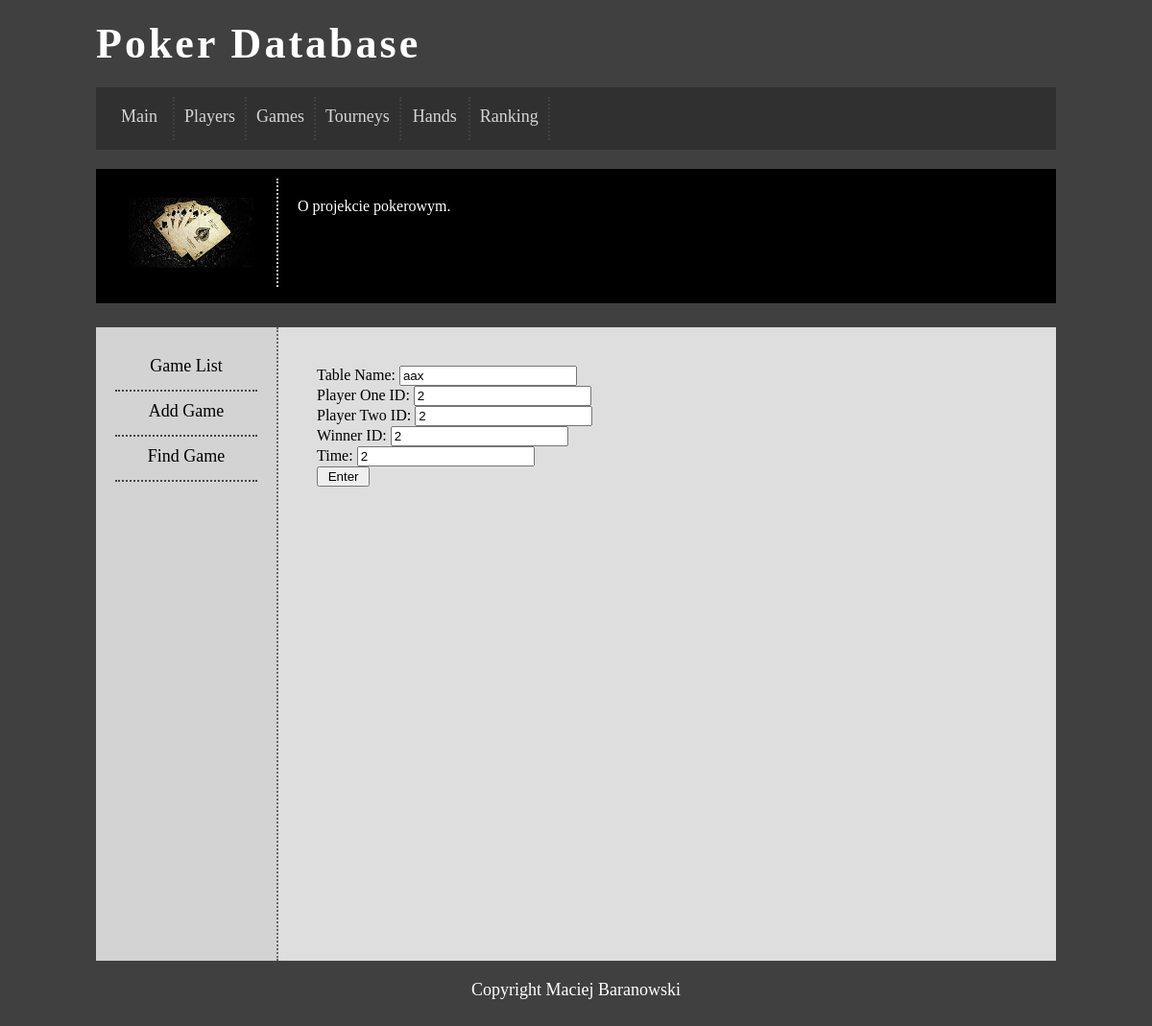
The page /gameupdate.php?edit=10 on the database its author committed.
### tables this page shows
CREATE TABLE IF NOT EXISTS `rozgrywka` (
  `idgame` int(11) NOT NULL,
  `tablename` text NOT NULL,
  `playerone` int(11) NOT NULL,
  `playertwo` int(11) NOT NULL,
  `gamewinnerid` int(11) NOT NULL,
  `time` int(11) NOT NULL
);

### gameupdate.php (the view, shortened to what this page needs)
<?php require_once('db.php');
	if(isset($_GET['edit']) )
	{
		$id = $_GET['edit'];
		$query = "SELECT * FROM rozgrywka WHERE idgame='$id'";
		$response = @mysqli_query($dbc, $query) or die("Could not update".mysql_error());
		$row=mysqli_fetch_array($response);
	}
?>
<html>
<head>
	<link rel="stylesheet" href="style.css" type="text/css" />
</head>
<body>
	<div id="container">
		<div id="logo">
		 Poker Database
		</div>
		<div id="menu">
		<a href='index.php' class="optionlink"><div class="option">Main</div></a>
		<a href='playerlist.php' class="optionlink"><div class="option">Players</div></a>
		<a href='gamelist.php' class="optionlink"><div class="option">Games</div></a>
		<a href='tourneylist.php' class="optionlink"><div class="option">Tourneys</div></a>
		<a href='handlist.php' class="optionlink"><div class="option">Hands</div></a>
		<a href='rankinglist.php' class="optionlink"><div class="option">Ranking</div></a>
		</div>
		<div id="topbar">
			<div id="topbarL">
				<img src="cards.jpeg" />
			</div>
			<div id="topbarR">
				O projekcie pokerowym.
			</div>
		</div>
		<div id="sidebar">
		 <a href='gamelist.php' class="optionlinkS"><div class="optionL">Game List</div></a>
		 <a href='gameadd.php' class="optionlinkS"><div class="optionL">Add Game</div></a>
		 <a href='gamefind.php' class="optionlinkS"><div class="optionL">Find Game</div></a>
		</div>
	<div id="content">
		<form action="gameupdate.php" method="POST">
		Table Name: <input type="text" name="newTablename"    value="<?php echo $row[1]; ?>"><br />
		Player One ID: <input type="text" name="newPlayerone" value="<?php echo $row[2]; ?>"><br />
		Player Two ID: <input type="text" name="newPlayertwo" value="<?php echo $row[3]; ?>"><br />
		Winner ID: <input type="text" name="newGamewinnerid"  value="<?php echo $row[4]; ?>"><br />
		Time: <input type="text" name="newTime"               value="<?php echo $row[5]; ?>"><br />
		<input type="submit" value=" Enter ">
	</div>
		<div id="footer">
			Copyright Maciej Baranowski
		</div>
	</div>
</body>
</html>

### style.css (style rules this page uses)
body { background-color: #404040; }
#container { width: 1000px; margin-left: auto; margin-right: auto; }
#logo { color: white; margin-top: 20px; font-size: 44px; letter-spacing: 3px; font-weight: 900; }
#menu { background-color: #303030; margin-top: 20px; color: #ffffff; padding: 10px; text-align: center; }
#topbar { background-color: black; color: white; padding: 10px; margin-top: 20px; margin-bottom: 25px; height: 120px; }
#topbarL { float: left; padding: 20px; width: 138px; text-align: center; border-right: 2px dotted #cccccc; }
#topbarR { float: left; padding: 20px; width: 760px; font-size: 16px; text-align: justify; }
#sidebar { float: left; width: 148px; min-height: 620px; padding: 20px; background-color: lightgray; text-align: center; font-size: 18px; border-right: 2px dotted #666666; }
#content { float: left; padding: 40px; width: 730px; background-color: #dedede; min-height: 580px; text-align: justify; }
#footer { clear: both; color: white; text-align: center; padding: 20px; font-size: 18px; }
.option { float: left; min-width: 50px; height: 25px; font-size: 18px; padding: 10px; border-right: 2px dotted #444444; opacity: 0.8; }
.optionL { font-size:18px; height: 25px; padding: 10px; border-bottom: 2px dotted #444444; }
a.optionlink { color: #ffffff; text-decoration: none; }
a.optionlinkS { color: black; text-decoration: none; }

### rows shown on the page
rozgrywka: newTablename "aax", newPlayerone "2", newPlayertwo "2", newGamewinnerid "2", newTime "2"
